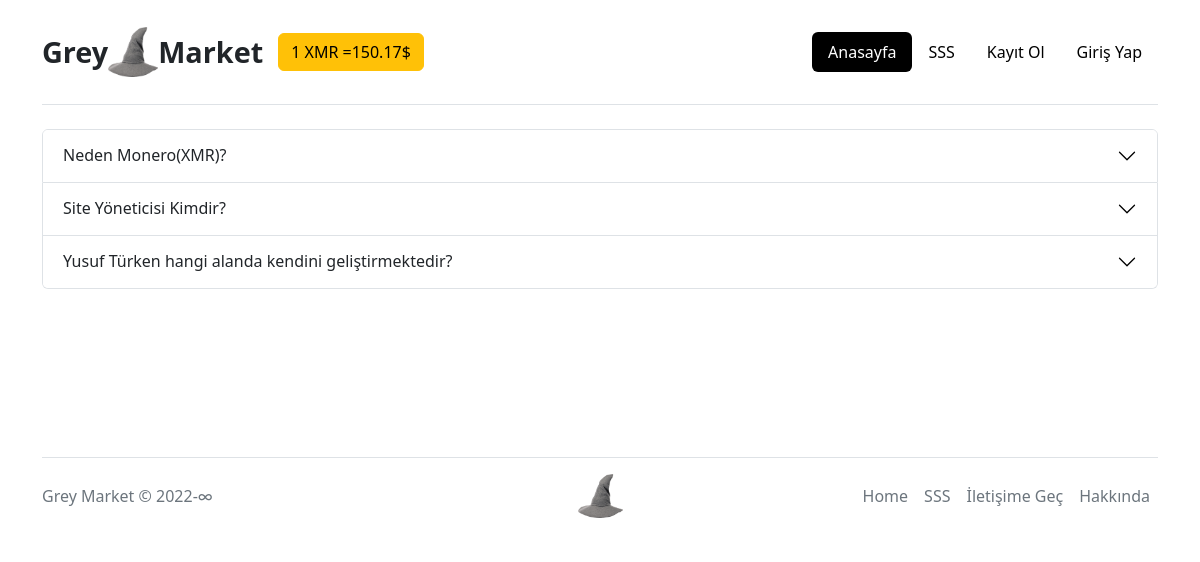
/index.php?page=9, run on the app's committed database.
### tables this page shows
CREATE TABLE `xmr` (
  `id` int(11) NOT NULL,
  `xmr` float NOT NULL
);

CREATE TABLE `sss` (
  `id` int(11) NOT NULL,
  `title` varchar(200) NOT NULL,
  `description` varchar(1000) NOT NULL
);

### ayarlar/db.php (called while the page is built, shortened)
<?php
try {
    $conn = mysqli_connect('localhost','root','','e_shop') or die('connection failed');
}catch(PDOException $e){
    echo $e->getMessage();
}
$xmr_db = mysqli_query($conn, "SELECT * FROM `xmr` WHERE id = 1") or die('query failed');
if(mysqli_num_rows($xmr_db) > 0){
while($fetch_xmr = mysqli_fetch_assoc($xmr_db)){
$xmr = $fetch_xmr['xmr'];
}
}
$kur = "1 XMR =".$xmr."$";
?>

### ayarlar/cart_db.php (called while the page is built, shortened)
<?php
include 'db.php';
?>

### sss.php (the view, shortened to what this page needs)
<div class="container">
<div class="accordion" id="accordionExample">
<?php
    $select_sss = mysqli_query($conn, "SELECT * FROM `sss`") or die('query failed');
    if(mysqli_num_rows($select_sss) > 0){
    while($fetch_product = mysqli_fetch_assoc($select_sss)){
?>
  <div class="accordion-item">
    <h2 class="accordion-header" id="headingTwo">
      <button class="accordion-button collapsed" type="button" data-bs-toggle="collapse" data-bs-target="#collapse<?= $fetch_product['id']; ?>" aria-expanded="false">
        <?= $fetch_product['title']; ?>
      </button>
    </h2>
  </div>
<?php
    };
  };
?>
  </div>
</div>
<br><br><br><br><br><br>

### partials/head.php (shortened to what this page needs)
<!doctype html>
<html lang="en">
  <head>
	<link href="../assets/dist/css/bootstrap.min.css" rel="stylesheet">
  </head>
  <body>
  <div class="container">
    <header class="d-flex flex-wrap justify-content-center py-3 mb-4 border-bottom">
      <a href="/" class="d-flex align-items-center mb-3 mb-md-0 me-md-auto text-dark text-decoration-none">
        <span class="fs-4"><big><b>Grey</b></big></span><img width="50px" src=../images/logo_mini.png><span class="fs-4"><b><big>Market</big></b></span><p></p><span style="padding-left: 15px"><button class="btn btn-warning"><?= $kur; ?></button></span>
      </a>
      <ul class="mt-3 mb-3 nav nav-pills">
        <?php
          if (isset($_SESSION['Kullanici'])){
        ?>
        <li class="nav-item"></li>
        <li class="nav-item"><a href="index.php?page=5" style="background-color: black" class="nav-link active" aria-current="page">Çıkış Yap</a></li>
        <li class="nav-item"><a href="index.php?page=9" style="color: black" class="nav-link">SSS</a></li>
        <li class="nav-item"><a href="index.php?page=17" style="color: black" class="nav-link">Siparişlerim</a></li>
        <li class="nav-item"><a href="index.php?page=8" style="color: black" class="nav-link">Cüzdan</a></li>
        <li class="nav-item"><a href="index.php?page=16" style="color: black" class="nav-link">Mesajlar</a></li>
        <a href="index.php?page=6">
        <button type="button" class="btn btn-primary position-relative">
        <svg xmlns="http://www.w3.org/2000/svg" width="16" height="16" fill="currentColor" class="bi bi-cart4" viewBox="0 2 16 16">
        <path d="M0 2.5A.5.5 0 0 1 .5 2H2a.5.5 0 0 1 .485.379L2.89 4H14.5a.5.5 0 0 1 .485.621l-1.5 6A.5.5 0 0 1 13 11H4a.5.5 0 0 1-.485-.379L1.61 3H.5a.5.5 0 0 1-.5-.5zM3.14 5l.5 2H5V5H3.14zM6 5v2h2V5H6zm3 0v2h2V5H9zm3 0v2h1.36l.5-2H12zm1.11 3H12v2h.61l.5-2zM11 8H9v2h2V8zM8 8H6v2h2V8zM5 8H3.89l.5 2H5V8zm0 5a1 1 0 1 0 0 2 1 1 0 0 0 0-2zm-2 1a2 2 0 1 1 4 0 2 2 0 0 1-4 0zm9-1a1 1 0 1 0 0 2 1 1 0 0 0 0-2zm-2 1a2 2 0 1 1 4 0 2 2 0 0 1-4 0z"/>
        </svg> Sepet
        </button>
          </a>
        <?php
        }else{?>
        <li class="nav-item"><a href="index.php" class="nav-link active" style="background-color: black" aria-current="page">Anasayfa</a></li>
        <li class="nav-item"><a href="index.php?page=9" style="color: black" class="nav-link">SSS</a></li>
        <li class="nav-item"><a href="index.php?page=4" style="color: black" class="nav-link">Kayıt Ol</a></li>
        <li class="nav-item"><a href="index.php?page=3" style="color: black" class="nav-link">Giriş Yap</a></li>
        <?php
        }
        ?>
      </ul>
    </header>
  </div>

### data on the page
xmr: xmr "1 XMR =150.17$"
sss: title "Neden Monero(XMR)?"
sss: title "Site Yöneticisi Kimdir?"
sss: title "Yusuf Türken hangi alanda kendini geliştirmektedir?"
